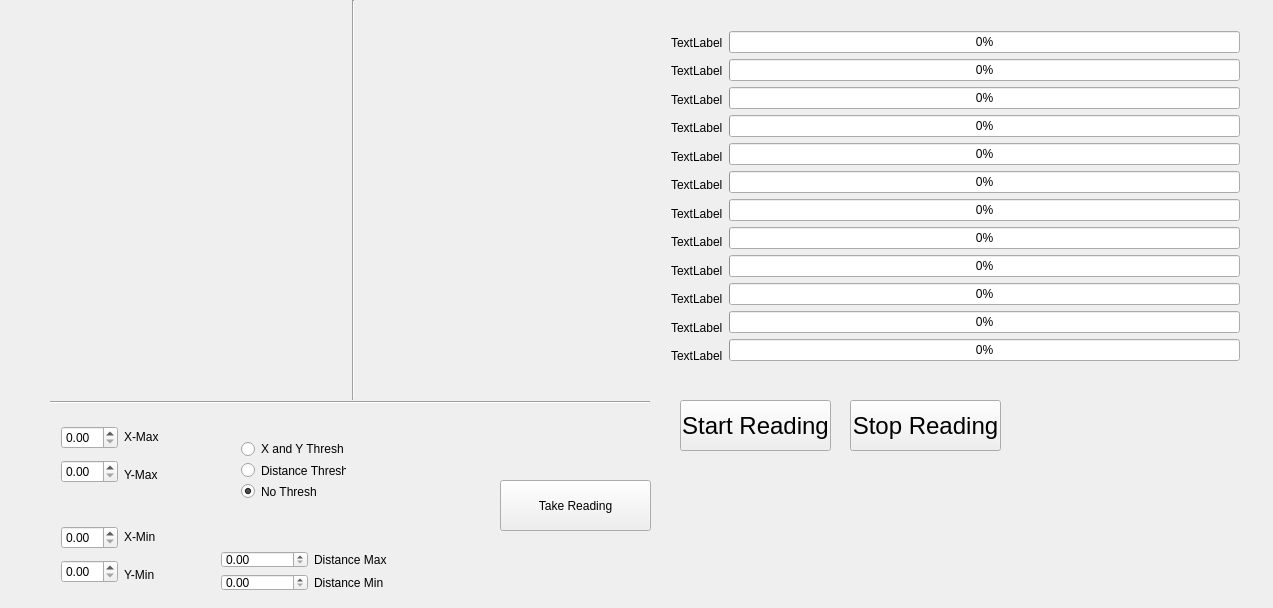
<?xml version="1.0" encoding="UTF-8"?>
<ui version="4.0">
 <class>Widget</class>
 <widget class="QWidget" name="Widget">
  <property name="geometry">
   <rect>
    <x>0</x>
    <y>0</y>
    <width>1273</width>
    <height>608</height>
   </rect>
  </property>
  <property name="windowTitle">
   <string>Widget</string>
  </property>
  <widget class="Line" name="line">
   <property name="geometry">
    <rect>
     <x>350</x>
     <y>0</y>
     <width>6</width>
     <height>400</height>
    </rect>
   </property>
   <property name="orientation">
    <enum>Qt::Vertical</enum>
   </property>
  </widget>
  <widget class="Line" name="line_2">
   <property name="geometry">
    <rect>
     <x>50</x>
     <y>400</y>
     <width>600</width>
     <height>5</height>
    </rect>
   </property>
   <property name="orientation">
    <enum>Qt::Horizontal</enum>
   </property>
  </widget>
  <widget class="QWidget" name="layoutWidget">
   <property name="geometry">
    <rect>
     <x>660</x>
     <y>20</y>
     <width>591</width>
     <height>358</height>
    </rect>
   </property>
   <layout class="QHBoxLayout" name="horizontalLayout">
    <item>
     <layout class="QVBoxLayout" name="verticalLayout_2">
      <item>
       <widget class="QLabel" name="label_1">
        <property name="text">
         <string>TextLabel</string>
        </property>
       </widget>
      </item>
      <item>
       <widget class="QLabel" name="label_2">
        <property name="text">
         <string>TextLabel</string>
        </property>
       </widget>
      </item>
      <item>
       <widget class="QLabel" name="label_3">
        <property name="text">
         <string>TextLabel</string>
        </property>
       </widget>
      </item>
      <item>
       <widget class="QLabel" name="label_4">
        <property name="text">
         <string>TextLabel</string>
        </property>
       </widget>
      </item>
      <item>
       <widget class="QLabel" name="label_5">
        <property name="text">
         <string>TextLabel</string>
        </property>
       </widget>
      </item>
      <item>
       <widget class="QLabel" name="label_6">
        <property name="text">
         <string>TextLabel</string>
        </property>
       </widget>
      </item>
      <item>
       <widget class="QLabel" name="label_7">
        <property name="text">
         <string>TextLabel</string>
        </property>
       </widget>
      </item>
      <item>
       <widget class="QLabel" name="label_8">
        <property name="text">
         <string>TextLabel</string>
        </property>
       </widget>
      </item>
      <item>
       <widget class="QLabel" name="label_9">
        <property name="text">
         <string>TextLabel</string>
        </property>
       </widget>
      </item>
      <item>
       <widget class="QLabel" name="label_10">
        <property name="text">
         <string>TextLabel</string>
        </property>
       </widget>
      </item>
      <item>
       <widget class="QLabel" name="label_11">
        <property name="text">
         <string>TextLabel</string>
        </property>
       </widget>
      </item>
      <item>
       <widget class="QLabel" name="label_12">
        <property name="text">
         <string>TextLabel</string>
        </property>
       </widget>
      </item>
     </layout>
    </item>
    <item>
     <layout class="QVBoxLayout" name="verticalLayout">
      <item>
       <widget class="QProgressBar" name="progressBar_1">
        <property name="maximum">
         <number>15000</number>
        </property>
        <property name="value">
         <number>24</number>
        </property>
       </widget>
      </item>
      <item>
       <widget class="QProgressBar" name="progressBar_2">
        <property name="maximum">
         <number>15000</number>
        </property>
        <property name="value">
         <number>24</number>
        </property>
       </widget>
      </item>
      <item>
       <widget class="QProgressBar" name="progressBar_3">
        <property name="maximum">
         <number>15000</number>
        </property>
        <property name="value">
         <number>24</number>
        </property>
       </widget>
      </item>
      <item>
       <widget class="QProgressBar" name="progressBar_4">
        <property name="maximum">
         <number>15000</number>
        </property>
        <property name="value">
         <number>24</number>
        </property>
       </widget>
      </item>
      <item>
       <widget class="QProgressBar" name="progressBar_5">
        <property name="maximum">
         <number>15000</number>
        </property>
        <property name="value">
         <number>24</number>
        </property>
       </widget>
      </item>
      <item>
       <widget class="QProgressBar" name="progressBar_6">
        <property name="maximum">
         <number>15000</number>
        </property>
        <property name="value">
         <number>24</number>
        </property>
       </widget>
      </item>
      <item>
       <widget class="QProgressBar" name="progressBar_7">
        <property name="maximum">
         <number>15000</number>
        </property>
        <property name="value">
         <number>24</number>
        </property>
       </widget>
      </item>
      <item>
       <widget class="QProgressBar" name="progressBar_8">
        <property name="maximum">
         <number>15000</number>
        </property>
        <property name="value">
         <number>24</number>
        </property>
       </widget>
      </item>
      <item>
       <widget class="QProgressBar" name="progressBar_9">
        <property name="maximum">
         <number>15000</number>
        </property>
        <property name="value">
         <number>24</number>
        </property>
       </widget>
      </item>
      <item>
       <widget class="QProgressBar" name="progressBar_10">
        <property name="maximum">
         <number>15000</number>
        </property>
        <property name="value">
         <number>24</number>
        </property>
       </widget>
      </item>
      <item>
       <widget class="QProgressBar" name="progressBar_11">
        <property name="maximum">
         <number>15000</number>
        </property>
        <property name="value">
         <number>24</number>
        </property>
       </widget>
      </item>
      <item>
       <widget class="QProgressBar" name="progressBar_12">
        <property name="maximum">
         <number>15000</number>
        </property>
        <property name="value">
         <number>24</number>
        </property>
       </widget>
      </item>
     </layout>
    </item>
   </layout>
  </widget>
  <widget class="QPushButton" name="pushButton">
   <property name="geometry">
    <rect>
     <x>680</x>
     <y>400</y>
     <width>151</width>
     <height>51</height>
    </rect>
   </property>
   <property name="font">
    <font>
     <pointsize>18</pointsize>
    </font>
   </property>
   <property name="text">
    <string>Start Reading</string>
   </property>
  </widget>
  <widget class="QPushButton" name="pushButton_2">
   <property name="geometry">
    <rect>
     <x>850</x>
     <y>400</y>
     <width>151</width>
     <height>51</height>
    </rect>
   </property>
   <property name="font">
    <font>
     <pointsize>18</pointsize>
    </font>
   </property>
   <property name="text">
    <string>Stop Reading</string>
   </property>
  </widget>
  <widget class="QWidget" name="layoutWidget_2">
   <property name="geometry">
    <rect>
     <x>50</x>
     <y>510</y>
     <width>139</width>
     <height>91</height>
    </rect>
   </property>
   <layout class="QHBoxLayout" name="horizontalLayout_3">
    <item>
     <layout class="QVBoxLayout" name="verticalLayout_5">
      <item>
       <widget class="QDoubleSpinBox" name="doubleSpinBox_3"/>
      </item>
      <item>
       <widget class="QDoubleSpinBox" name="doubleSpinBox_4"/>
      </item>
     </layout>
    </item>
    <item>
     <layout class="QVBoxLayout" name="verticalLayout_6">
      <item>
       <widget class="QLabel" name="label_14">
        <property name="text">
         <string>X-Min</string>
        </property>
       </widget>
      </item>
      <item>
       <widget class="QLabel" name="label_15">
        <property name="text">
         <string>Y-Min</string>
        </property>
       </widget>
      </item>
     </layout>
    </item>
   </layout>
  </widget>
  <widget class="QPushButton" name="pushButton_3">
   <property name="geometry">
    <rect>
     <x>500</x>
     <y>480</y>
     <width>151</width>
     <height>51</height>
    </rect>
   </property>
   <property name="text">
    <string>Take Reading</string>
   </property>
  </widget>
  <widget class="QWidget" name="layoutWidget">
   <property name="geometry">
    <rect>
     <x>50</x>
     <y>410</y>
     <width>139</width>
     <height>91</height>
    </rect>
   </property>
   <layout class="QHBoxLayout" name="horizontalLayout_2">
    <item>
     <layout class="QVBoxLayout" name="verticalLayout_3">
      <item>
       <widget class="QDoubleSpinBox" name="doubleSpinBox"/>
      </item>
      <item>
       <widget class="QDoubleSpinBox" name="doubleSpinBox_2"/>
      </item>
     </layout>
    </item>
    <item>
     <layout class="QVBoxLayout" name="verticalLayout_4">
      <item>
       <widget class="QLabel" name="label">
        <property name="text">
         <string>X-Max</string>
        </property>
       </widget>
      </item>
      <item>
       <widget class="QLabel" name="label_13">
        <property name="text">
         <string>Y-Max</string>
        </property>
       </widget>
      </item>
     </layout>
    </item>
   </layout>
  </widget>
  <widget class="QWidget" name="layoutWidget">
   <property name="geometry">
    <rect>
     <x>210</x>
     <y>540</y>
     <width>201</width>
     <height>62</height>
    </rect>
   </property>
   <layout class="QVBoxLayout" name="verticalLayout_7">
    <item>
     <layout class="QHBoxLayout" name="horizontalLayout_4">
      <item>
       <widget class="QDoubleSpinBox" name="doubleSpinBox_5"/>
      </item>
      <item>
       <widget class="QLabel" name="label_16">
        <property name="text">
         <string>Distance Max</string>
        </property>
       </widget>
      </item>
     </layout>
    </item>
    <item>
     <layout class="QHBoxLayout" name="horizontalLayout_5">
      <item>
       <widget class="QDoubleSpinBox" name="doubleSpinBox_6"/>
      </item>
      <item>
       <widget class="QLabel" name="label_17">
        <property name="text">
         <string>Distance Min</string>
        </property>
       </widget>
      </item>
     </layout>
    </item>
   </layout>
  </widget>
  <widget class="QWidget" name="layoutWidget">
   <property name="geometry">
    <rect>
     <x>230</x>
     <y>430</y>
     <width>127</width>
     <height>80</height>
    </rect>
   </property>
   <layout class="QVBoxLayout" name="verticalLayout_8">
    <item>
     <widget class="QRadioButton" name="radioButton">
      <property name="text">
       <string>X and Y Thresh</string>
      </property>
     </widget>
    </item>
    <item>
     <widget class="QRadioButton" name="radioButton_2">
      <property name="text">
       <string>Distance Thresh</string>
      </property>
     </widget>
    </item>
    <item>
     <widget class="QRadioButton" name="radioButton_3">
      <property name="enabled">
       <bool>true</bool>
      </property>
      <property name="text">
       <string>No Thresh</string>
      </property>
      <property name="checked">
       <bool>true</bool>
      </property>
     </widget>
    </item>
   </layout>
  </widget>
 </widget>
 <layoutdefault spacing="6" margin="11"/>
 <resources/>
 <connections/>
</ui>
